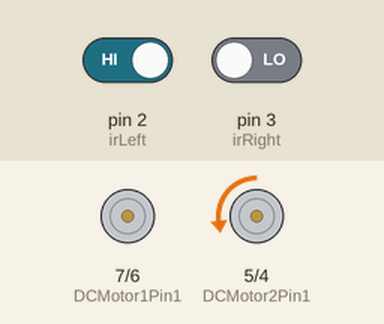
A sketch run on a simulated Arduino Uno, built with avr-gcc and run on an emulated ATmega328P. Parts: motor-driver pin pairs drawn as motors (green arrow = first pin HIGH = forward, orange = second pin HIGH = backward, longer = more drive, scaled by the enable pin). The inputs (shaded band) are chosen by the test bench; at power-on: pin 2 (irLeft) HIGH, pin 3 (irRight) LOW.

Above: at 1.2 s.
1.3 s: pin 2 (irLeft) driven LOW
At 2.5 s:
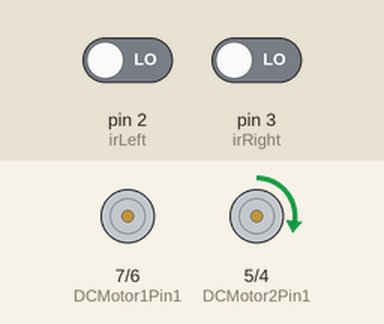
2.8 s: pin 3 (irRight) driven HIGH
4.3 s: pin 2 (irLeft) driven HIGH
At 4.9 s:
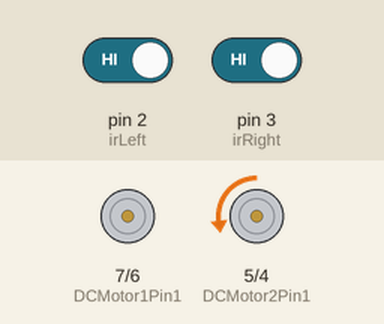
5.8 s: pin 3 (irRight) driven LOW
Timing chart, 0 to 8.3 s (numbered marks = the images above; inputs shaded):
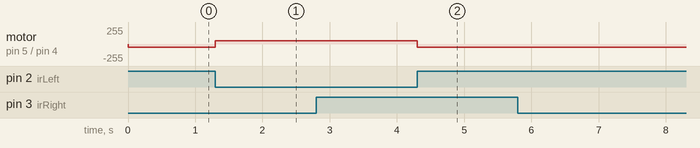

The sketch:

lineFollowingRobot.ino
```cpp
//#include "movement/lineFollowingMovement.h"
//#include "set_up/setUpMotors.h"

//L298N IN 1-4
const int DCMotor1Pin1 = 7;
const int DCMotor1Pin2 = 6;

const int DCMotor2Pin1 = 5;
const int DCMotor2Pin2 = 4;

//L298N ENA and ENB
const int ENA = 8;
const int ENB = 9;

//IR input pins
const int irLeft = 2;
const int irRight = 3;

/*imported code functions not working :'( do later!
at the beginning
setUpMotors setMotors = new setUpMotors();
lineFollowingMovement lineFollow = new lineFollowingMovement();
set up
loop
int lineFollow.lineFollowingMovement(irLeft, irRight, DCMotor1Pin1, DCMotor1Pin2, DCMotor2Pin1, DCMotor2Pin2, ENA, ENB);
*/

void setup() {
  pinMode(DCMotor1Pin1, OUTPUT);
	pinMode(DCMotor1Pin2, OUTPUT);
	pinMode(DCMotor2Pin1, OUTPUT);
	pinMode(DCMotor2Pin2, OUTPUT);

	//DC motor ENA and ENB
	pinMode(ENA, OUTPUT);
	pinMode(ENB, OUTPUT);

	digitalWrite(DCMotor1Pin1, HIGH);
	digitalWrite(DCMotor1Pin2, LOW);

  //sets speed speed (255 = max speed):
	//ENA pin
	analogWrite(8, 50);
	//ENB pin
	analogWrite(9, 50);

  //IR sensor set up
  pinMode(irLeft, INPUT);
	pinMode(irRight, INPUT);
}

void loop() {

  //gets the values from the ir sensors
	int irLeftValue = digitalRead(irLeft);
	int irRightValue = digitalRead(irRight);

  //can't see any black lines
  if (irLeftValue == LOW && irRightValue == LOW) {
    //Controlling spin direction of motors to move forward
    digitalWrite(DCMotor1Pin1, HIGH);
    digitalWrite(DCMotor1Pin2, LOW);

    digitalWrite(DCMotor2Pin1, HIGH);
    digitalWrite(DCMotor2Pin2, LOW);
  }
  //sees the back line on the left side of the robot
  else if (irLeftValue == HIGH && irRightValue == LOW) {
    //Controlling spin direction of motors to turn
    digitalWrite(DCMotor1Pin1, HIGH);
    digitalWrite(DCMotor1Pin2, LOW);

    digitalWrite(DCMotor2Pin1, LOW);
    digitalWrite(DCMotor2Pin2, HIGH);
  }
  //sees the black line on the right side of the robot
  else if (irLeftValue == LOW && irRightValue == HIGH) {
    //Controlling spin direction of motors to turn
    digitalWrite(DCMotor1Pin1, LOW);
    digitalWrite(DCMotor1Pin2, HIGH);

    digitalWrite(DCMotor2Pin1, HIGH);
    digitalWrite(DCMotor2Pin2, LOW);
  }
  //both the black lines are seen so the robot would turn around
  else if (irLeftValue == HIGH && irRightValue == HIGH) {
    //Controlling spin direction of motors to move backwards
    digitalWrite(DCMotor1Pin1, LOW);
    digitalWrite(DCMotor1Pin2, HIGH);

    digitalWrite(DCMotor2Pin1, LOW);
    digitalWrite(DCMotor2Pin2, HIGH);
  }
  //there is an errror
  else {
    //Controlling spin direction of motors to not move
    digitalWrite(DCMotor1Pin1, LOW);
    digitalWrite(DCMotor1Pin2, LOW);

    digitalWrite(DCMotor2Pin1, LOW);
    digitalWrite(DCMotor2Pin2, LOW);
  }
}
```

Measured:
- after the input at 1.3 s, motor on pin 5 (DCMotor2Pin1) / pin 4 (DCMotor2Pin2): backward 50/255 → forward 50/255 at once
- after the input at 4.3 s, motor on pin 5 (DCMotor2Pin1) / pin 4 (DCMotor2Pin2): forward 50/255 → backward 50/255 at once
